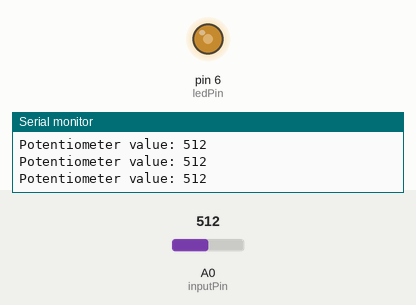
A sketch run on a simulated Arduino Uno, built with avr-gcc and run on an emulated ATmega328P. Parts: output pins drawn as LEDs (lit = HIGH), the last lines printed to the serial monitor. The test bench sets the inputs (shaded band); at power-on: A0 (inputPin) = 512.

Above: at 1.3 s.
1.4 s: A0 (inputPin) set to 716
At 1.9 s:
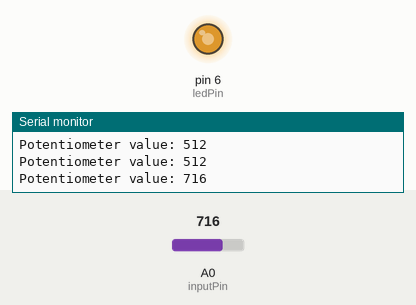
3.0 s: A0 (inputPin) set to 900
At 4.2 s:
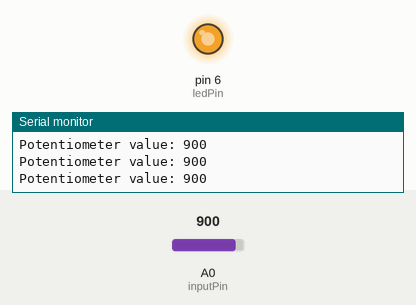
4.5 s: A0 (inputPin) set to 122
At 5.5 s:
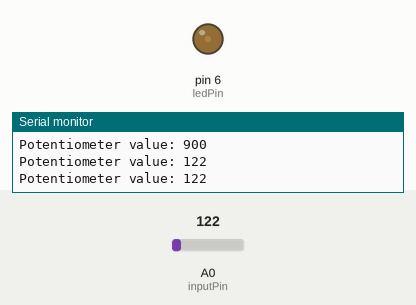
6.0 s: A0 (inputPin) set to 0
At 6.7 s:
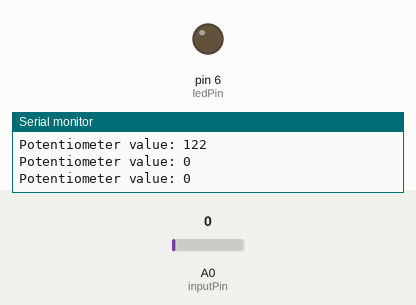
Timing chart, 0 to 8.5 s (numbered marks = the images above; inputs shaded):
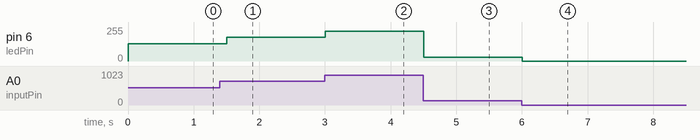

The sketch:

PWMwithPotentiometer.ino
```cpp
int inputPin = A0;  // set input pin for the potentiometer
int inputValue = 0; // potentiometer input variable
int ledPin = 6;     // set output pin for the LED

void setup() {
	// declare the ledPin as an OUTPUT:
	pinMode(ledPin, OUTPUT);
	// opens serial port, sets data rate to 9600 bps
	Serial.begin(9600);
}

void loop() {
	// read the value from the potentiometer:
	inputValue = analogRead(inputPin);
	Serial.print("Potentiometer value: ");
	Serial.println(inputValue);
	// send the square wave signal to the LED:
	analogWrite(ledPin, inputValue / 4);
        delay(500);
}
```

Measured:
- after the input at 1.4 s, pin 6 (ledPin): 128/255 → 179/255 after 0.10 s
- after the input at 3.0 s, pin 6 (ledPin): 179/255 → 225/255 at once
- after the input at 4.5 s, pin 6 (ledPin): 225/255 → 30/255 at once
- after the input at 6.0 s, pin 6 (ledPin): 30/255 → 0/255 at once
